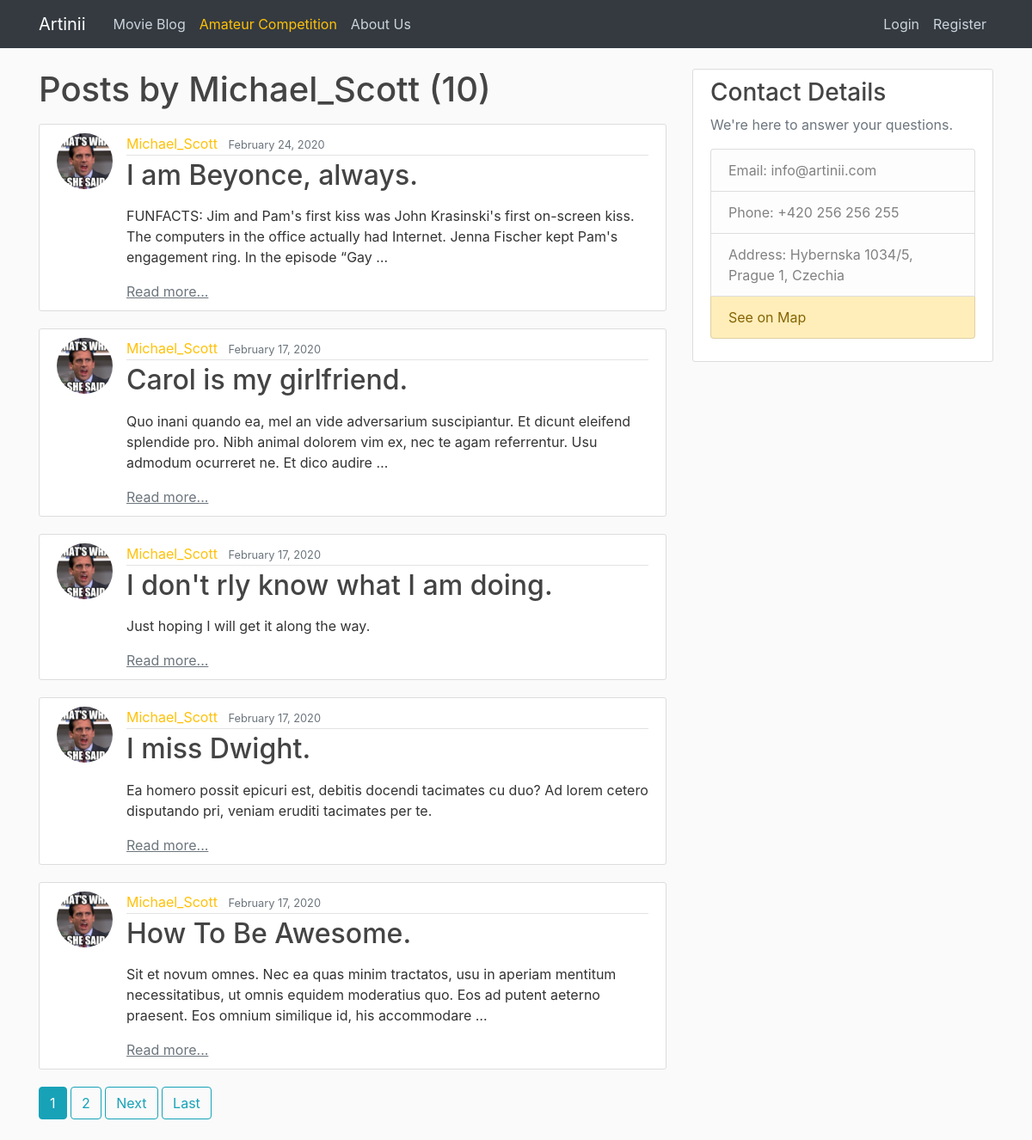
The app's page /user/Michael_Scott with its own data.
### blog/models.py (models this page shows, shortened)
class Post(models.Model):
    title = models.CharField(max_length=100)
    content = models.TextField()
    date_posted = models.DateTimeField(default=timezone.now)
    author = models.ForeignKey(User, on_delete=models.CASCADE)

### users/models.py (models this page shows, shortened)
class Profile(models.Model):
    user = models.OneToOneField(User, on_delete=models.CASCADE)
    image = models.ImageField(default='default.jpg', upload_to='profile_pics')
    bio = models.TextField(max_length=1000, blank=True)

### blog/views.py (the view)
# urls.py: path('user/<str:username>', PostListViewPublicUser.as_view(), name='user-posts-public'),
class PostListViewPublicUser(ListView):
   model = Post
   template_name = 'blog/user_posts_public.html' #app/model/viewtype.html
   context_object_name = 'posts'
   paginate_by = 5
   def get_queryset(self):
       user = get_object_or_404(User, username=self.kwargs.get('username'))
       return Post.objects.filter(author=user).order_by('-date_posted')

### blog/templates/blog/user_posts_public.html (shortened to what this page needs)
{% extends "blog/base.html" %}
{% block content %}
  <h1 class="mb-3">Posts by {{ view.kwargs.username }} ({{ page_obj.paginator.count }})</h1>
  {% for post in posts %}
    <article class="media content-section">
      <img class="rounded-circle article-img" src="{{ post.author.profile.image.url }}"></img>
      <div class="media-body">
        <div class="article-metadata">
          <a class="mr-2 text-warning" href="{% url 'user-posts-public' post.author.username %}">{{ post.author }}</a>
          <small class="text-muted">{{ post.date_posted|date:"F d, Y" }}</small>
        </div>
        <h2><a class="article-title" href="{% url 'post-detail' post.id %}">{{ post.title }}</a></h2>
        <p class="article-content">{{ post.content|truncatewords:"30"|linebreaks }}</p>
        <a class="text-secondary" href="{% url 'post-detail' post.id %}"><u>Read more...</u></a>
      </div>
    </article>
  {% endfor %}
  {% if is_paginated %}
    {% for num in page_obj.paginator.page_range %}
      {% if page_obj.number == num %}
        <a class ="btn btn-info mb-4" href="?page={{ num }}">{{ num }}</a>
      {% elif num > page_obj.number|add:'-3' and num < page_obj.number|add:'3' %}
        <a class ="btn btn-outline-info mb-4" href="?page={{ num }}">{{ num }}</a>
      {% endif %}
    {% endfor %}
    {% if page_obj.has_next %}
      <a class ="btn btn-outline-info mb-4" href="?page={{ page_obj.next_page_number }}">Next</a>
      <a class ="btn btn-outline-info mb-4" href="?page= {{ page_obj.paginator.num_pages }}">Last</a>
    {% endif %}
  {% endif %}
{% endblock content%}

### blog/templates/blog/base.html (shortened to what this page needs)
{% load static %}
<!DOCTYPE html>
<html lang="en" dir="ltr">
  <head>
    <link rel="stylesheet" href="https://stackpath.bootstrapcdn.com/bootstrap/4.4.1/css/bootstrap.min.css">
    <link rel="stylesheet" type="text/css" href="{% static 'blog/main.css' %}">
  </head>
  <body>
    <header class="site-header">
      <nav class="navbar navbar-expand-md navbar-dark bg-dark fixed-top">
        <div class="container">
          <a class="navbar-brand mr-4" href="{% url 'artinii-home' %}">Artinii</a>
          <div class="collapse navbar-collapse" id="navbarToggle">
            <div class="navbar-nav mr-auto">
              <a class="nav-item nav-link" href="{% url 'movie-blog' %}">Movie Blog</a>
              <a class="nav-item nav-link text-warning" href="{% url 'amateur-competition' %}">Amateur Competition</a>
              <a class="nav-item nav-link" href="{% url 'blog-about' %}">About Us</a>
            </div>
            <div class="navbar-nav">
              {% if user.is_authenticated %}
                <a class="nav-item nav-link" href="{% url 'post-create' %}">New Post</a>
                  <a class="nav-item nav-link" href="{% url 'post-user' %}">My Artinii</a>
                <a class="nav-item nav-link" href="{% url 'profile' %}">My Profile</a>
                <a class="nav-item nav-link" href="{% url 'logout' %}">Logout</a>
              {% else %}
                <a class="nav-item nav-link" href="{% url 'login' %}">Login</a>
                <a class="nav-item nav-link" href="{% url 'register' %}">Register</a>
              {% endif %}
            </div>
          </div>
        </div>
      </nav>
    </header>
    <main role="main" class="container">
      <div class="row">
        <div class="col-md-8">
          {% block content %}{% endblock %}
        </div>
        <div class="col-md-4">
          <div class="content-section">
            <h3>Contact Details</h3>
            <p class='text-muted'>We're here to answer your questions.
              <ul class="list-group">
                <li class="list-group-item list-group-item-light">Email: info@artinii.com</li>
                <li class="list-group-item list-group-item-light">Phone: +420 256 256 255</li>
                <li class="list-group-item list-group-item-light">Address: Hybernska 1034/5, Prague 1, Czechia</li>
                <a class="list-group-item list-group-item-warning btn-outline-warning" target="_blank" href="https://www.google.com/maps/place/Artinii/@50.0873177,14.4286643,17z/data=!3m1!4b1!4m5!3m4!1s0x470b95b728385f5f:0x7142ab6a04a361f1!8m2!3d50.0873177!4d14.430853">See on Map</a>
              </ul>
            </p>
          </div>
        </div>
      </div>
    </main>
  </body>
</html>

### blog/static/blog/main.css (style rules this page uses)
body { background: #fafafa; color: #333333; margin-top: 5rem; }
h1, h2, h3, h4, h5, h6 { color: #444444; }
ul { margin: 0; }
.site-header .navbar-nav .nav-link { color: #cbd5db; }
.content-section { background: #ffffff; padding: 10px 20px; border: 1px solid #dddddd; border-radius: 3px; margin-bottom: 20px; }
.article-title { color: #444444; }
.article-content { white-space: pre-line; }
.article-img { height: 65px; width: 65px; margin-right: 16px; }
.article-metadata { padding-bottom: 1px; margin-bottom: 4px; border-bottom: 1px solid #e3e3e3 }

### records on screen
Post: author.profile.image (picture), author "Michael_Scott", date_posted "February 24, 2020", title "I am Beyonce, always.", content "FUNFACTS: Jim and Pam's first kiss was John Krasinski's first on-screen kiss. The computers in the office actually had Internet. Jenna Fischer kept Pam's engagement ring. In the episode “Gay …"
Post: author.profile.image (picture), author "Michael_Scott", date_posted "February 17, 2020", title "Carol is my girlfriend.", content "Quo inani quando ea, mel an vide adversarium suscipiantur. Et dicunt eleifend splendide pro. Nibh animal dolorem vim ex, nec te agam referrentur. Usu admodum ocurreret ne. Et dico audire …"
Post: author.profile.image (picture), author "Michael_Scott", date_posted "February 17, 2020", title "I don't rly know what I am doing.", content "Just hoping I will get it along the way."
Post: author.profile.image (picture), author "Michael_Scott", date_posted "February 17, 2020", title "I miss Dwight.", content "Ea homero possit epicuri est, debitis docendi tacimates cu duo? Ad lorem cetero disputando pri, veniam eruditi tacimates per te."
Post: author.profile.image (picture), author "Michael_Scott", date_posted "February 17, 2020", title "How To Be Awesome.", content "Sit et novum omnes. Nec ea quas minim tractatos, usu in aperiam mentitum necessitatibus, ut omnis equidem moderatius quo. Eos ad putent aeterno praesent. Eos omnium similique id, his accommodare …"

### other values on screen
{{ view.kwargs.username }} "Michael_Scott"
{{ page_obj.paginator.count }} "10"
{{ num }} "1"
{{ num }} "2"
